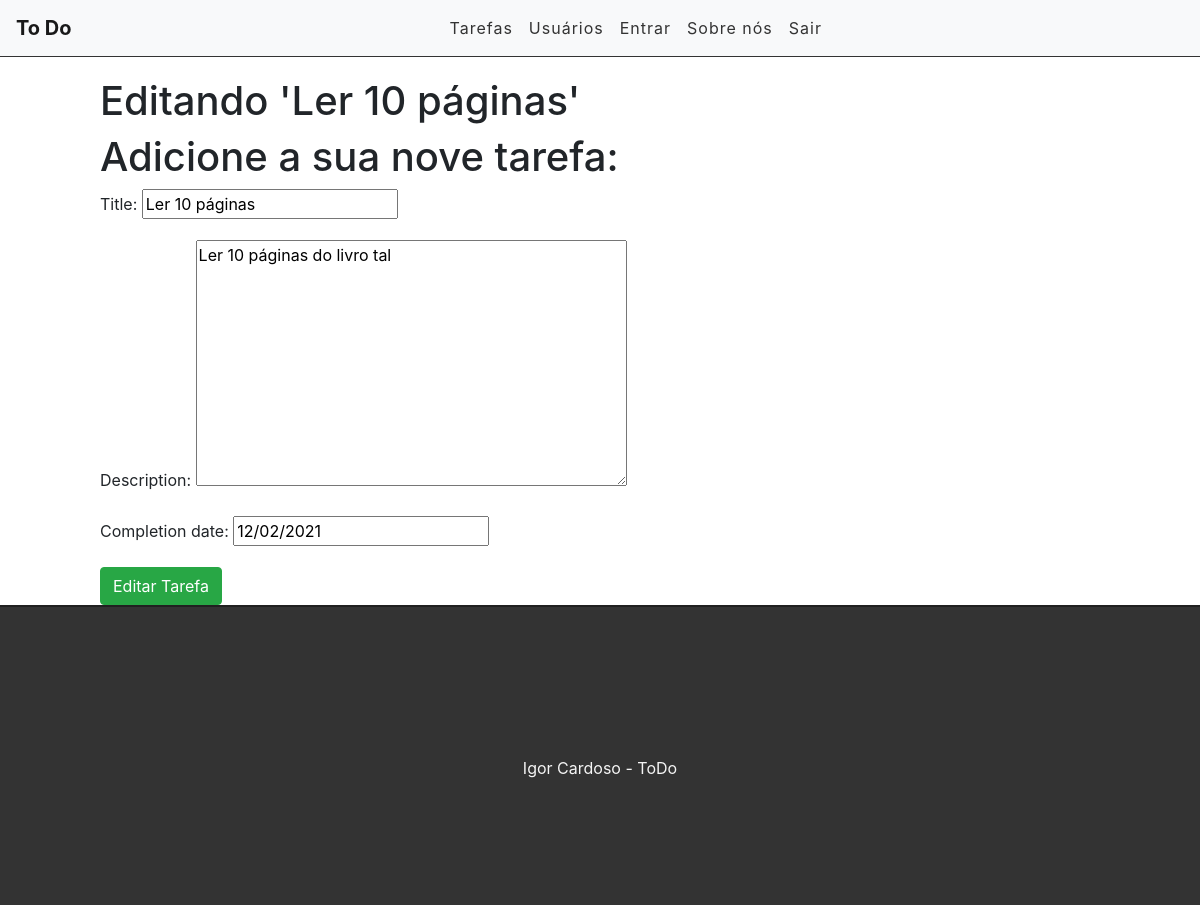
Screenshot of /edit/11 with the database file from the repository.
### tasks/models.py (models this page shows, shortened)
class Task(models.Model):
	STATUS = (
		('fazendo', 'Fazendo'),
		('feiro', 'Feito')
	)
	title = models.CharField(max_length=255)
	description = models.TextField()
	done = models.CharField(
		max_length=7, # Tamanho da entrada
		choices=STATUS,
	)
	completion_date = models.DateField(auto_now_add=False)	# Eu criei
	created_at = models.DateTimeField(auto_now_add=True)
	update_at = models.DateTimeField(auto_now=True)

### tasks/views.py (the view)
# urls.py: path('edit/<int:id>', views.editTasks, name='edit-task'),
def editTasks(request, id):
	task = get_object_or_404(Task, pk=id)
	form = TaskForm(instance=task) # Para puxar o formulário. No instance=task deixar o form prepopulado
	if request.method == 'POST':
		form = TaskForm(request.POST, instance=task) # instance=task para saber qual form está sendo alterado
		if form.is_valid(): # Se o formulário for válido
			task.save()
			messages.info(request, 'Tarefa editada com sucesso!')	# Mensagem enviada para o front-end
			return redirect('/')
		else:
			return render(request, 'tasks/edittask.html', {'form':form, 'task':task})	# Volta para mesma página, em caso de erro
	else:
		return render(request, 'tasks/edittask.html', {'form':form, 'task':task})

### tasks/forms.py
class TaskForm(forms.ModelForm):
	class Meta:
		model = Task
		fields = ('title', 'description', 'completion_date')

### tasks/templates/tasks/edittask.html (shortened to what this page needs)
{% extends 'base.html' %}
{% block content %}
<div class="offset-1 col-10 list-div">
	<h1>Editando '{{task.title}}'</h1>
	<h1>Adicione a sua nove tarefa:</h1>
	<form method="POST">
		{{ form.as_p }}
		<input type="submit" class="btn btn-success" value="Editar Tarefa">
	</form>
</div>
{% endblock %}

### tasks/static/css/styles.css (style rules this page uses)
.list-div { padding: 0; }

### rows the page displays
Task: title "Ler 10 páginas", description "Ler 10 páginas do livro tal", completion_date "12/02/2021"
